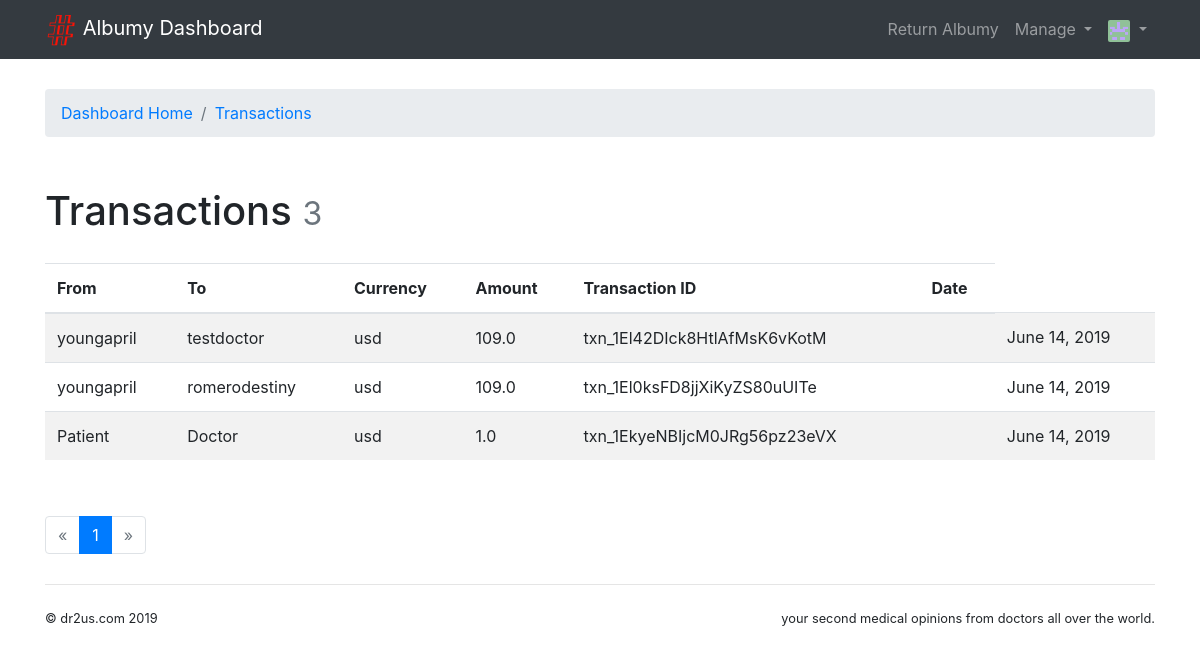
/admin/transactions (signed in), run on the app's committed database.
### albumy/models.py (models this page shows, shortened)
@whooshee.register_model('name', 'username')
class User(db.Model, UserMixin):
    id = db.Column(db.Integer, primary_key=True)
    username = db.Column(db.String(20), unique=True, index=True)
    email = db.Column(db.String(254), unique=True, index=True)
    password_hash = db.Column(db.String(128))
    name = db.Column(db.String(30))
    website = db.Column(db.String(255))
    bio = db.Column(db.String(120))
    location = db.Column(db.String(50))
    member_since = db.Column(db.DateTime, default=datetime.utcnow)
    avatar_s = db.Column(db.String(64))
    avatar_m = db.Column(db.String(64))
    avatar_l = db.Column(db.String(64))
    avatar_raw = db.Column(db.String(64), default='default.jpg')
    avatar_raw2 = db.Column(db.String(64), default='default2.jpg')
    confirmed = db.Column(db.Boolean, default=False)
    locked = db.Column(db.Boolean, default=False)
    active = db.Column(db.Boolean, default=True)
    public_collections = db.Column(db.Boolean, default=True)
    receive_comment_notification = db.Column(db.Boolean, default=True)
    receive_follow_notification = db.Column(db.Boolean, default=True)
    receive_collect_notification = db.Column(db.Boolean, default=True)
    role_id = db.Column(db.Integer, db.ForeignKey('role.id'))
    role = db.relationship('Role', back_populates='users')
    photos = db.relationship('Photo', back_populates='author', cascade='all')
    comments = db.relationship('Comment', back_populates='author', cascade='all')
    notifications = db.relationship('Notification', back_populates='receiver', cascade='all')
    collections = db.relationship('Collect', back_populates='collector', cascade='all')
    following = db.relationship('Follow', foreign_keys=[Follow.follower_id], back_populates='follower',
                                lazy='dynamic', cascade='all')
    followers = db.relationship('Follow', foreign_keys=[Follow.followed_id], back_populates='followed',
                                lazy='dynamic', cascade='all')
    awards = db.relationship('Rate', foreign_keys=[Rate.awarded_id], back_populates='awarded', cascade='all',
                             lazy='dynamic')
    doctor = db.relationship('Doctor', backref='user', cascade='all, delete-orphan', uselist=False)
    invites = db.relationship('Invite', foreign_keys=[Invite.user_id], back_populates='user', cascade='all',
                              lazy='dynamic')
    @property
    def is_active(self):
        return self.active
    def can(self, permission_name):
        permission = Permission.query.filter_by(name=permission_name).first()
        return permission is not None and self.role is not None and permission in self.role.permissions

class Transaction(db.Model):
    id = db.Column(db.Integer, primary_key=True)
    patient_name = db.Column(db.String(250))
    doctor_name = db.Column(db.String(250))
    token_id = db.Column(db.String(250))
    acct_id = db.Column(db.String(250))
    amount = db.Column(db.String(250))
    currency = db.Column(db.String(250))
    balance_transaction = db.Column(db.String(250))
    created_at = db.Column(db.DateTime, default=datetime.now)
    updated_at = db.Column(db.DateTime, default=datetime.now, onupdate=datetime.now)

### albumy/blueprints/admin.py (the view)
@admin_bp.route('/transactions', methods=['GET', 'POST'])
@login_required
@admin_required
def show_transaction():
    page = request.args.get('page', 1, type=int)
    per_page = current_app.config['ALBUMY_MANAGE_USER_PER_PAGE']
    pagination = Transaction.query.order_by(Transaction.created_at.desc()).paginate(page, per_page)
    transactions = pagination.items
    return render_template('admin/manage_transactions.html', pagination=pagination, transactions=transactions)

### albumy/__init__.py (called while the page is built)
def register_template_context(app):
    @app.context_processor
    def make_template_context():
        if current_user.is_authenticated:
            notification_count = Notification.query.with_parent(current_user).filter_by(is_read=False).count()
        else:
            notification_count = None
        return dict(notification_count=notification_count)

### albumy/extensions.py (called while the page is built)
@login_manager.user_loader
def load_user(user_id):
    from albumy.models import User
    user = User.query.get(int(user_id))
    return user

### albumy/templates/admin/manage_transactions.html (shortened to what this page needs)
{% extends 'admin/index.html' %}
{% from 'bootstrap/pagination.html' import render_pagination %}
{% block content %}
    <nav aria-label="breadcrumb">
        <ol class="breadcrumb">
            {{ render_breadcrumb_item('admin.index', 'Dashboard Home') }}
            {{ render_breadcrumb_item('admin.show_transaction', 'Transactions') }}
        </ol>
    </nav>
    <div class="page-header">
        <h1>Transactions
            <small class="text-muted">{{ pagination.total }}</small>
        </h1>
    </div>
    {% if transactions %}
        <table class="table table-striped">
            <thead>
            <tr>
                <th>From</th>
                <th>To</th>
                <th>Currency</th>
                <th>Amount</th>
                <th>Transaction ID</th>
                <th>Date</th>
            </tr>
            </thead>
            {% for transaction in transactions %}
                <tr>
                    <td>{{ transaction.patient_name }}</td>
                    <td>{{ transaction.doctor_name }}</td>
                    <td>
                        {{ transaction.currency }}
                    </td>
                    <td> {{(transaction.amount|int)/100}}
                    </td>
                    <td>
                        {{ transaction.balance_transaction }}
                    </td>
                    <td>{{ transaction.flag }}</td>
                    <td>{{ moment(transaction.created_at).format('LL') }}</td>
                </tr>
            {% endfor %}
        </table>
        <div class="page-footer">{{ render_pagination(pagination) }}</div>
    {% else %}
        <div class="tip"><h5>No Transactions.</h5></div>
    {% endif %}
{% endblock %}

### albumy/templates/admin/index.html (shortened to what this page needs)
{% extends 'base.html' %}
{% from 'bootstrap/nav.html' import render_breadcrumb_item %}
{% block navbar %}
    <nav class="navbar navbar-expand-lg navbar-dark bg-dark">
        <div class="container">
            <a class="navbar-brand" href="{{ url_for('admin.index') }}">
                <img src="{{ url_for('static', filename='favicon.ico') }}" alt="Albumy"> Albumy Dashboard
            </a>
            <div class="collapse navbar-collapse" id="navbarColor01">
                <div class="navbar-nav ml-auto">
                    {{ render_nav_item('main.index', 'Return Albumy') }}
                    <div class="dropdown nav-item">
                        <a href="#" class="nav-link dropdown-toggle" data-toggle="dropdown" role="button"
                           aria-expanded="false">Manage
                        </a>
                    </div>
                    <div class="dropdown nav-item">
                        <a href="#" class="nav-link dropdown-toggle" data-toggle="dropdown" role="button"
                           aria-expanded="false">
                            <img class="avatar-xs"
                                 src="{{ url_for('main.get_avatar', filename=current_user.avatar_s) }}">
                        </a>
                    </div>
                </div>
            </div>
        </div>
    </nav>
{% endblock %}

### albumy/static/css/style.css (style rules this page uses)
.page-header { padding-top: 20px; padding-bottom: 20px; }
.page-footer { padding-top: 40px; }
nav { margin-bottom: 30px; }
.avatar-xs { width: 22px; height: 22px; border-radius: 2px; }

### data on the page
User: avatar_s (picture)
Transaction: (transaction.amount|int)/100 "109.0", created_at "June 14, 2019"
Transaction: (transaction.amount|int)/100 "109.0", created_at "June 14, 2019"
Transaction: (transaction.amount|int)/100 "1.0", created_at "June 14, 2019"

### other printed values
{{ render_nav_item('main.index', 'Return Albumy') }} "Return Albumy"
{{ render_breadcrumb_item('admin.index', 'Dashboard Home') }} "Dashboard Home"
{{ render_breadcrumb_item('admin.show_transaction', 'Transactions') }} "Transactions"
{{ pagination.total }} "3"
{{ render_pagination(pagination) }} "« 1 »"
